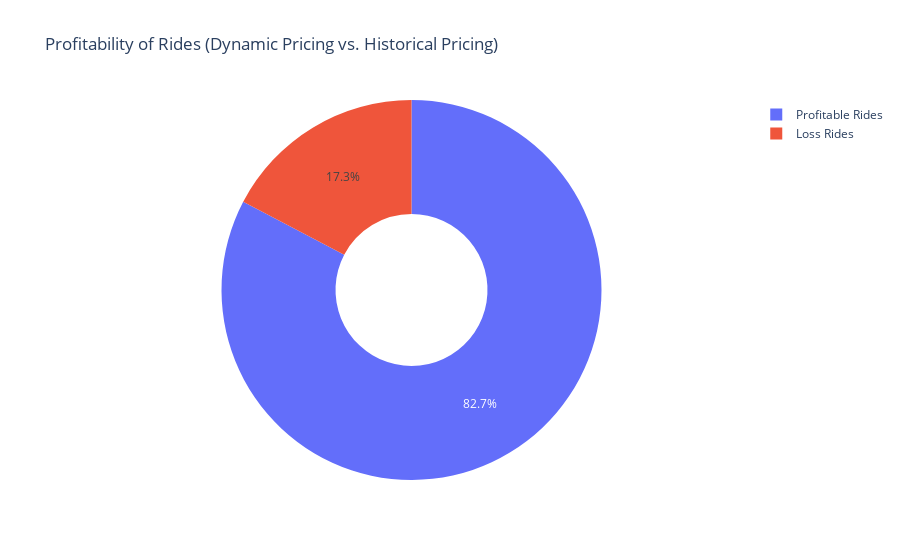

This figure's notebook cell:
### Code cell
data['profit_percentage'] = ((data['adjusted_ride_cost'] - data['Historical_Cost_of_Ride']) / data['Historical_Cost_of_Ride']) * 100
profitable_rides = data[data['profit_percentage'] > 0]
net_profit = data['adjusted_ride_cost'] - data['Historical_Cost_of_Ride']
print(sum(net_profit))
loss_rides = data[data['profit_percentage'] < 0]


import plotly.graph_objects as go

profitable_count = len(profitable_rides)
loss_count = len(loss_rides)

labels = ['Profitable Rides', 'Loss Rides']
values = [profitable_count, loss_count]

fig = go.Figure(data=[go.Pie(labels=labels, values=values, hole=0.4)])
fig.update_layout(title='Profitability of Rides (Dynamic Pricing vs. Historical Pricing)')
fig.show()

### Figure 1 — Plotly figure (JSON) as saved in the notebook; plotly's stock layout.template omitted (floating-point values rounded to 4 significant figures)
{"data": [{"hole": 0.4, "labels": ["Profitable Rides", "Loss Rides"], "type": "pie", "values": [826, 173]}], "layout": {"autosize": true, "title": {"text": "Profitability of Rides (Dynamic Pricing vs. Historical Pricing)"}}}
